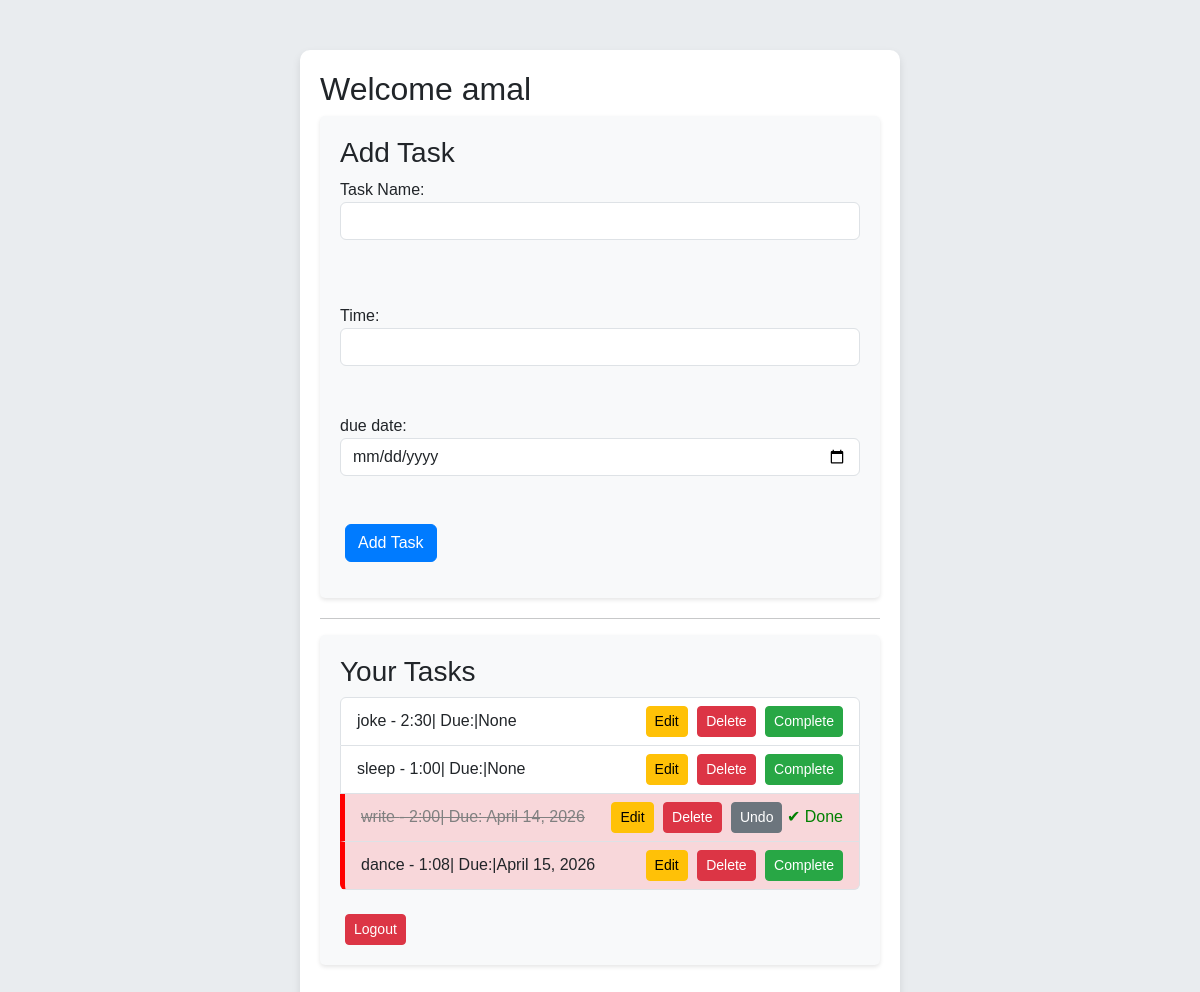
Screenshot of /home/ (signed in) with the database file from the repository.
### tasks/models.py (models this page shows, shortened)
class Task(models.Model):
    user = models.ForeignKey(User, on_delete=models.CASCADE)
    name = models.CharField(max_length=200)
    time = models.CharField(max_length=50)
    completed = models.BooleanField(default=False)
    due_date = models.DateField(null=True, blank=True)

### tasks/views.py (the view)
# urls.py: 2. Add a URL to urlpatterns:  path('', views.home, name='home')
@login_required
def home(request):
    tasks = Task.objects.filter(user=request.user)
    return render(request, 'home.html', {'tasks': tasks, 'today': date.today()})

### tasks/templates/home.html (shortened to what this page needs)
<!DOCTYPE html>
<html>
<head>
    <link href="https://cdn.jsdelivr.net/npm/bootstrap@5.3.0/dist/css/bootstrap.min.css"
     rel="stylesheet">
</head>
<body>
<div class="container">
    <h2>Welcome {{ user.username }}</h2>
    <div class="card1">
        <h3>Add Task</h3>
        <form method="post" action="{% url 'add_task' %}">
        <div class="mb-3">
            Task Name: <input type="text" name="name" class="form-control"><br><br>
        </div>
        <div class="mb-3">
            Time: <input type="text" name="time" class="form-control"><br><br>
            due date: <input type="date" name="due_date" class="form-control"><br><br>
            <button type="submit" class="btn btn-primary">Add Task</button>
        </div>
        </form>
    </div>
    <hr>
    <div class="card1">
       <h3>Your Tasks</h3>
<ul class="list-group">
    {% for task in tasks %}
        <li class="list-group-item d-flex justify-content-between align-items-center
          {% if task.due_date and task.due_date < today %}overdue{% endif %}">
            <span>
                {% if task.completed %}
                    <span style="text-decoration: line-through; color: gray;">
                        {{ task.name }} - {{ task.time }}| Due: {{ task.due_date }}
                    </span>
                {% else %}
                    {{ task.name }} - {{ task.time }}| Due:|{{ task.due_date }}
                {% endif %}
            </span>
            <div>
                <a href="{% url 'edit_task' task.id %}" class="btn btn-warning btn-sm">Edit</a>
                <a href="{% url 'delete_task' task.id %}" class="btn btn-danger btn-sm">Delete</a>
                {% if not task.completed %}
                    <a href="{% url 'toggle_complete' task.id %}" class="btn btn-success btn-sm">Complete</a>
                {% else %}
                    <a href="{% url 'toggle_complete' task.id %}" class="btn btn-secondary btn-sm">Undo</a>
                    <span style="color: green;">✔ Done</span>
                {% endif %}
            </div>
        </li>
    {% empty %}
        <li class="list-group-item text-center">No tasks yet</li>
    {% endfor %}
</ul>
        <br>
        <a href="/logout/" class="btn btn-danger btn-sm">Logout</a>
        </div>
</div>
</body>
</html>

### tasks/templates/home.html (style rules this page uses)
body { background-color: #e9ecef; font-family: Arial, sans-serif; padding: 0; margin: 0; }
.container { max-width: 600px; margin: 50px auto; padding: 20px; background-color: #fff; border-radius: 10px; box-shadow: 0 4px 8px rgba(0, 0, 0, 0.1); }
.card1 { background-color: #f8f9fa; padding: 20px; border-radius: 5px; box-shadow: 0 2px 4px rgba(0, 0, 0, 0.1); margin-bottom: 20px; }
.overdue { background-color: #f8d7da; border-left: 5px solid red; }
.list-group-item { display: flex; justify-content: space-between; align-items: center; }
.btn { margin-left: 5px; }
.btn-sm { padding: 0.25rem 0.5rem; font-size: 0.875rem; }
.btn-primary { background-color: #007bff; border-color: #007bff; }
.btn-warning { background-color: #ffc107; border-color: #ffc107; }
.btn-danger { background-color: #dc3545; border-color: #dc3545; }
.btn-success { background-color: #28a745; border-color: #28a745; }
.btn-secondary { background-color: #6c757d; border-color: #6c757d; }

### rows the page displays
Task: name "joke", time "2:30", due_date "None", completed "Complete"
Task: name "sleep", time "1:00", due_date "None", completed "Complete"
Task: name "write", time "2:00", due_date "April 14, 2026", completed "Undo"
Task: name "dance", time "1:08", due_date "April 15, 2026", completed "Complete"

### other values shown
{{ user.username }} "amal"
